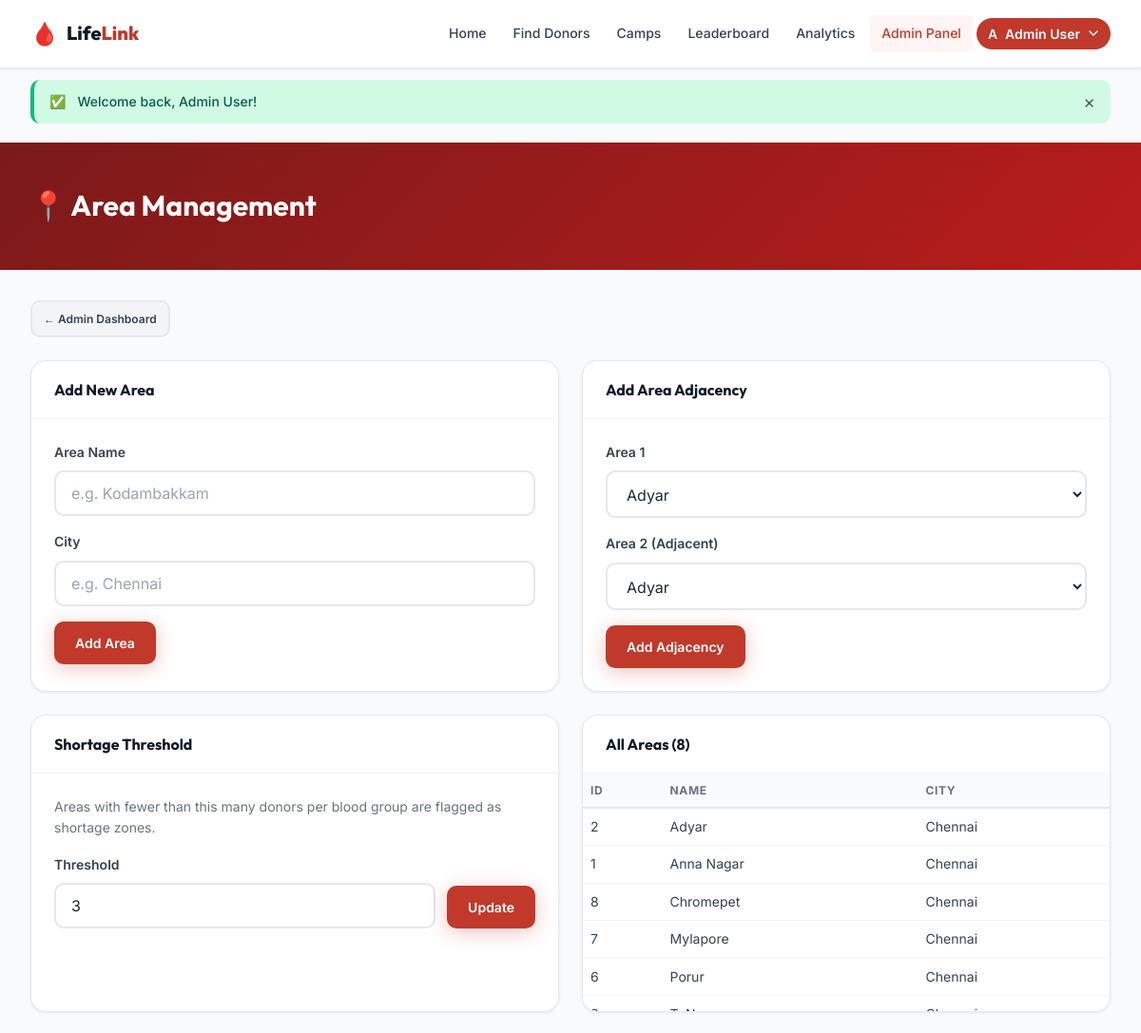
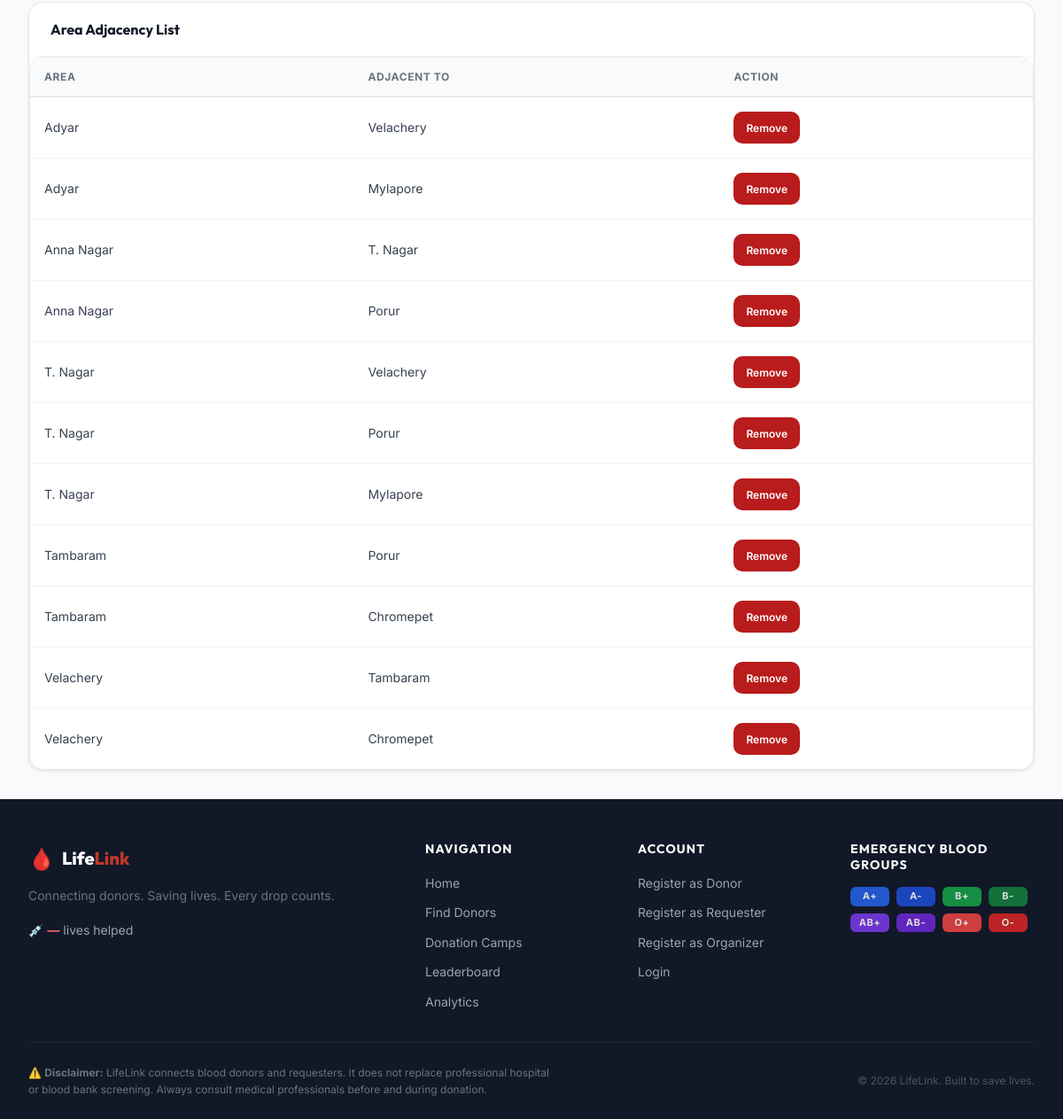
Page /pages/admin/areas.php (signed in) on the committed database (2 pictures, top to bottom).
### tables this page shows
CREATE TABLE IF NOT EXISTS areas (
    id   INT UNSIGNED AUTO_INCREMENT PRIMARY KEY,
    name VARCHAR(100) NOT NULL,
    city VARCHAR(100) NOT NULL,
    lat  DECIMAL(9,6) NULL,
    lng  DECIMAL(9,6) NULL,
    INDEX idx_city (city)
);

CREATE TABLE IF NOT EXISTS area_adjacency (
    area_id          INT UNSIGNED NOT NULL,
    adjacent_area_id INT UNSIGNED NOT NULL,
    PRIMARY KEY (area_id, adjacent_area_id),
    FOREIGN KEY (area_id)          REFERENCES areas(id) ON DELETE CASCADE,
    FOREIGN KEY (adjacent_area_id) REFERENCES areas(id) ON DELETE CASCADE
);

### includes/helpers.php (called while the page is built, shortened)
<?php
function e(mixed $value): string {
    return htmlspecialchars((string)($value ?? ''), ENT_QUOTES | ENT_SUBSTITUTE, 'UTF-8');
}
function getSettings(): array {
    static $settings = null;
    if ($settings === null) {
        $rows = getDB()->query('SELECT `key`, `value` FROM settings')->fetchAll();
        $settings = [];
        foreach ($rows as $r) $settings[$r['key']] = $r['value'];
    }
    return $settings;
}
function getSetting(string $key, mixed $default = null): mixed {
    return getSettings()[$key] ?? $default;
}

### config/db.php (called while the page is built, shortened)
<?php
function getDB(): PDO {
    static $pdo = null;
    if ($pdo === null) {
        $dsn = sprintf(
            'mysql:host=%s;port=%s;dbname=%s;charset=%s',
            DB_HOST, DB_PORT, DB_NAME, DB_CHARSET
        );
        $options = [
            PDO::ATTR_ERRMODE            => PDO::ERRMODE_EXCEPTION,
            PDO::ATTR_DEFAULT_FETCH_MODE => PDO::FETCH_ASSOC,
            PDO::ATTR_EMULATE_PREPARES   => false,
        ];
        try {
            $pdo = new PDO($dsn, DB_USER, DB_PASS, $options);
        } catch (PDOException $e) {
            error_log('DB Connection failed: ' . $e->getMessage());
            die(json_encode(['error' => 'Database connection failed. Please contact the administrator.']));
        }
    }
    return $pdo;
}

### pages/admin/areas.php (the view, shortened to what this page needs)
<?php
require_once __DIR__ . '/../../config/db.php';
require_once __DIR__ . '/../../includes/helpers.php';
$db = getDB();
$areas     = $db->query('SELECT * FROM areas ORDER BY city, name')->fetchAll();
$adjacency = $db->query('SELECT aa.*, a1.name AS a1_name, a2.name AS a2_name FROM area_adjacency aa JOIN areas a1 ON a1.id=aa.area_id JOIN areas a2 ON a2.id=aa.adjacent_area_id WHERE aa.area_id < aa.adjacent_area_id ORDER BY a1.name')->fetchAll();
$threshold = getSetting('shortage_threshold', SHORTAGE_THRESHOLD);
require __DIR__ . '/../../includes/header.php';
?>
<div class="page-header"><div class="container"><h1>📍 Area Management</h1></div></div>
<section class="section-sm">
    <div class="container">
        <a href="<?= APP_URL ?>/pages/admin/dashboard.php" class="btn btn-secondary btn-sm mb-6">← Admin Dashboard</a>
        <div class="grid-2">
            <div class="card">
                <div class="card-header"><h2 style="font-size:var(--text-base)">Add New Area</h2></div>
                <div class="card-body">
                    <form method="POST">
                        <div class="form-group mb-4"><label>Area Name</label><input type="text" name="area_name" required placeholder="e.g. Kodambakkam"></div>
                        <div class="form-group mb-4"><label>City</label><input type="text" name="city" required placeholder="e.g. Chennai"></div>
                        <button type="submit" class="btn btn-primary">Add Area</button>
                    </form>
                </div>
            </div>
            <div class="card">
                <div class="card-header"><h2 style="font-size:var(--text-base)">Add Area Adjacency</h2></div>
                <div class="card-body">
                    <form method="POST">
                        <div class="form-group mb-4">
                            <label>Area 1</label>
                            <select name="area1" required>
                                <?php foreach($areas as $a): ?><option value="<?= $a['id'] ?>"><?= e($a['name']) ?></option><?php endforeach; ?>
                            </select>
                        </div>
                        <div class="form-group mb-4">
                            <label>Area 2 (Adjacent)</label>
                            <select name="area2" required>
                                <?php foreach($areas as $a): ?><option value="<?= $a['id'] ?>"><?= e($a['name']) ?></option><?php endforeach; ?>
                            </select>
                        </div>
                        <button type="submit" class="btn btn-primary">Add Adjacency</button>
                    </form>
                </div>
            </div>
            <div class="card">
                <div class="card-header"><h2 style="font-size:var(--text-base)">Shortage Threshold</h2></div>
                <div class="card-body">
                    <p class="text-sm text-muted mb-4">Areas with fewer than this many donors per blood group are flagged as shortage zones.</p>
                    <form method="POST" style="display:flex;gap:var(--space-3);align-items:flex-end">
                        <div class="form-group" style="flex:1"><label>Threshold</label><input type="number" name="shortage_threshold" min="1" max="20" value="<?= (int)$threshold ?>"></div>
                        <button type="submit" class="btn btn-primary">Update</button>
                    </form>
                </div>
            </div>
            <div class="card">
                <div class="card-header"><h2 style="font-size:var(--text-base)">All Areas (<?= count($areas) ?>)</h2></div>
                <div style="max-height:250px;overflow-y:auto">
                    <table style="width:100%;font-size:var(--text-sm)">
                        <thead><tr style="background:var(--gray-50)"><th style="padding:8px">ID</th><th style="padding:8px">Name</th><th style="padding:8px">City</th></tr></thead>
                        <tbody>
                        <?php foreach($areas as $a): ?>
                        <tr style="border-bottom:1px solid var(--gray-100)"><td style="padding:8px"><?= $a['id'] ?></td><td style="padding:8px"><?= e($a['name']) ?></td><td style="padding:8px"><?= e($a['city']) ?></td></tr>
                        <?php endforeach; ?>
                        </tbody>
                    </table>
                </div>
            </div>
        </div>
        <div class="card mt-6">
            <div class="card-header"><h2 style="font-size:var(--text-base)">Area Adjacency List</h2></div>
            <div class="table-wrapper">
                <table>
                    <thead><tr><th>Area</th><th>Adjacent To</th><th>Action</th></tr></thead>
                    <tbody>
                    <?php foreach($adjacency as $adj): ?>
                    <tr>
                        <td><?= e($adj['a1_name']) ?></td>
                        <td><?= e($adj['a2_name']) ?></td>
                        <td>
                            <form method="POST" style="display:inline">
                                <button type="submit" class="btn btn-danger btn-sm" data-confirm="Remove this adjacency?">Remove</button>
                            </form>
                        </td>
                    </tr>
                    <?php endforeach; ?>
                    </tbody>
                </table>
            </div>
        </div>
    </div>
</section>
<?php require __DIR__ . '/../../includes/footer.php'; ?>

### rows in the picture
areas: id "2", name "Adyar", city "Chennai"
areas: id "1", name "Anna Nagar", city "Chennai"
areas: id "8", name "Chromepet", city "Chennai"
areas: id "7", name "Mylapore", city "Chennai"
areas: id "6", name "Porur", city "Chennai"
area_adjacency: area.name "Adyar", adjacent_area.name "Velachery"
area_adjacency: area.name "Adyar", adjacent_area.name "Mylapore"
area_adjacency: area.name "Anna Nagar", adjacent_area.name "T. Nagar"
area_adjacency: area.name "Anna Nagar", adjacent_area.name "Porur"
area_adjacency: area.name "T. Nagar", adjacent_area.name "Velachery"
area_adjacency: area.name "T. Nagar", adjacent_area.name "Porur"
area_adjacency: area.name "T. Nagar", adjacent_area.name "Mylapore"
area_adjacency: area.name "Tambaram", adjacent_area.name "Porur"
area_adjacency: area.name "Tambaram", adjacent_area.name "Chromepet"
area_adjacency: area.name "Velachery", adjacent_area.name "Tambaram"
area_adjacency: area.name "Velachery", adjacent_area.name "Chromepet"

### other values in the picture
substr($userName, 0, 1) "A"
$userName "Admin User"
$successMsg "Welcome back, Admin User!"
count($areas) "8"
$g "A+"
$g "A-"
$g "B+"
$g "B-"
$g "AB+"
$g "AB-"
$g "O+"
$g "O-"
APP_NAME "LifeLink"
form field area1 "Adyar"
form field area2 "Adyar"
